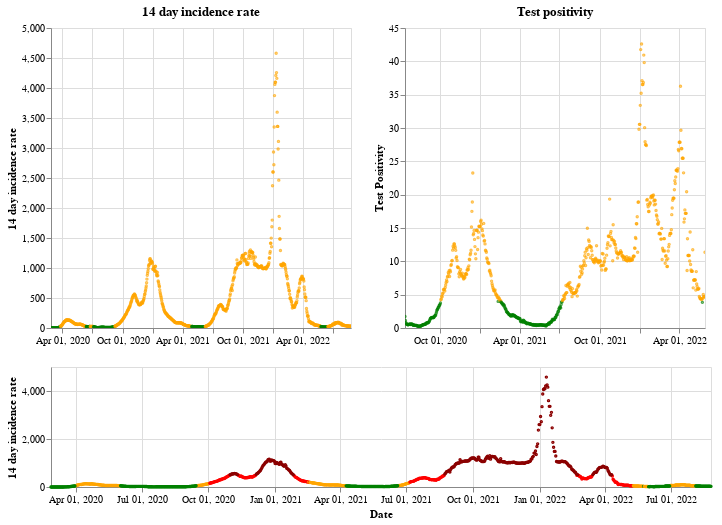

Notebook code cell kept with this figure:
### Markdown cell above
## Wales

### Code cell
plot_traffic_light('Wales')

### Figure 1 — Vega-Lite specification as saved in the notebook (floating-point values rounded to 4 significant figures; data arrays with more than 128 entries replaced by an {"elided": "..."} marker saying what was removed)
{"config": {"view": {"continuousWidth": 400, "continuousHeight": 300}}, "vconcat": [{"hconcat": [{"mark": {"type": "point", "size": 2}, "encoding": {"color": {"condition": {"value": "green", "test": "(datum.twoWeeklyCasesRate <= 25)"}, "value": "orange"}, "tooltip": [{"type": "nominal", "field": "areaName"}, {"type": "temporal", "field": "date"}, {"type": "quantitative", "field": "twoWeeklyCasesRate"}, {"type": "quantitative", "field": "testPositivity"}], "x": {"type": "temporal", "axis": {"title": ""}, "field": "date", "scale": {"domain": {"selection": "DateBrush"}}, "timeUnit": "yearmonthdate"}, "y": {"type": "quantitative", "axis": {"title": "14 day incidence rate"}, "field": "twoWeeklyCasesRate"}}, "title": "14 day incidence rate", "width": 300}, {"mark": {"type": "point", "size": 2}, "encoding": {"color": {"condition": {"value": "green", "test": "(datum.testPositivity <= 4)"}, "value": "orange"}, "tooltip": [{"type": "nominal", "field": "areaName"}, {"type": "temporal", "field": "date"}, {"type": "quantitative", "field": "twoWeeklyCasesRate"}, {"type": "quantitative", "field": "testPositivity"}], "x": {"type": "temporal", "axis": {"title": ""}, "field": "date", "scale": {"domain": {"selection": "DateBrush"}}, "timeUnit": "yearmonthdate"}, "y": {"type": "quantitative", "axis": {"title": "Test Positivity"}, "field": "testPositivity"}}, "title": "Test positivity", "width": 300}]}, {"layer": [{"mark": {"type": "point", "size": 2}, "encoding": {"color": {"condition": {"value": "orange", "test": "(((datum.testPositivity < 4) && (datum.twoWeeklyCasesRate >= 50)) && (datum.twoWeeklyCasesRate < 200))"}, "value": "red"}, "opacity": {"condition": {"value": 1, "test": "((datum.twoWeeklyCasesRate >= 50) && (datum.twoWeeklyCasesRate < 500))"}, "value": 0}, "tooltip": [{"type": "nominal", "field": "areaName"}, {"type": "temporal", "field": "date"}, {"type": "quantitative", "field": "twoWeeklyCasesRate"}, {"type": "quantitative", "field": "testPositivity"}], "x": {"type": "temporal", "axis": {"title": "Date"}, "field": "date", "timeUnit": "yearmonthdate"}, "y": {"type": "quantitative", "axis": {"title": "14 day incidence rate"}, "field": "twoWeeklyCasesRate"}}, "selection": {"DateBrush": {"type": "interval", "encodings": ["x"], "fields": ["Time"]}}}, {"mark": {"type": "point", "size": 2}, "encoding": {"color": {"value": "darkred"}, "opacity": {"condition": {"value": 1, "test": "(datum.twoWeeklyCasesRate >= 500)"}, "value": 0}, "tooltip": [{"type": "nominal", "field": "areaName"}, {"type": "temporal", "field": "date"}, {"type": "quantitative", "field": "twoWeeklyCasesRate"}, {"type": "quantitative", "field": "testPositivity"}], "x": {"type": "temporal", "axis": {"title": "Date"}, "field": "date", "timeUnit": "yearmonthdate"}, "y": {"type": "quantitative", "axis": {"title": "14 day incidence rate"}, "field": "twoWeeklyCasesRate"}}}, {"mark": {"type": "point", "size": 2}, "encoding": {"color": {"condition": {"value": "green", "test": "((datum.testPositivity < 4) && (datum.twoWeeklyCasesRate < 50))"}, "value": "orange"}, "opacity": {"condition": {"value": 1, "test": "(datum.twoWeeklyCasesRate < 50)"}, "value": 0}, "tooltip": [{"type": "nominal", "field": "areaName"}, {"type": "temporal", "field": "date"}, {"type": "quantitative", "field": "twoWeeklyCasesRate"}, {"type": "quantitative", "field": "testPositivity"}], "x": {"type": "temporal", "axis": {"title": "Date"}, "field": "date", "timeUnit": "yearmonthdate"}, "y": {"type": "quantitative", "axis": {"title": "14 day incidence rate"}, "field": "twoWeeklyCasesRate"}}}], "height": 120, "width": 660}], "data": {"name": "data-21e2e2cf30f2340975408872fb7c9eef"}, "$schema": "https://vega.github.io/schema/vega-lite/v4.8.1.json", "datasets": {"data-21e2e2cf30f2340975408872fb7c9eef": {"elided": "911 records"}}}
